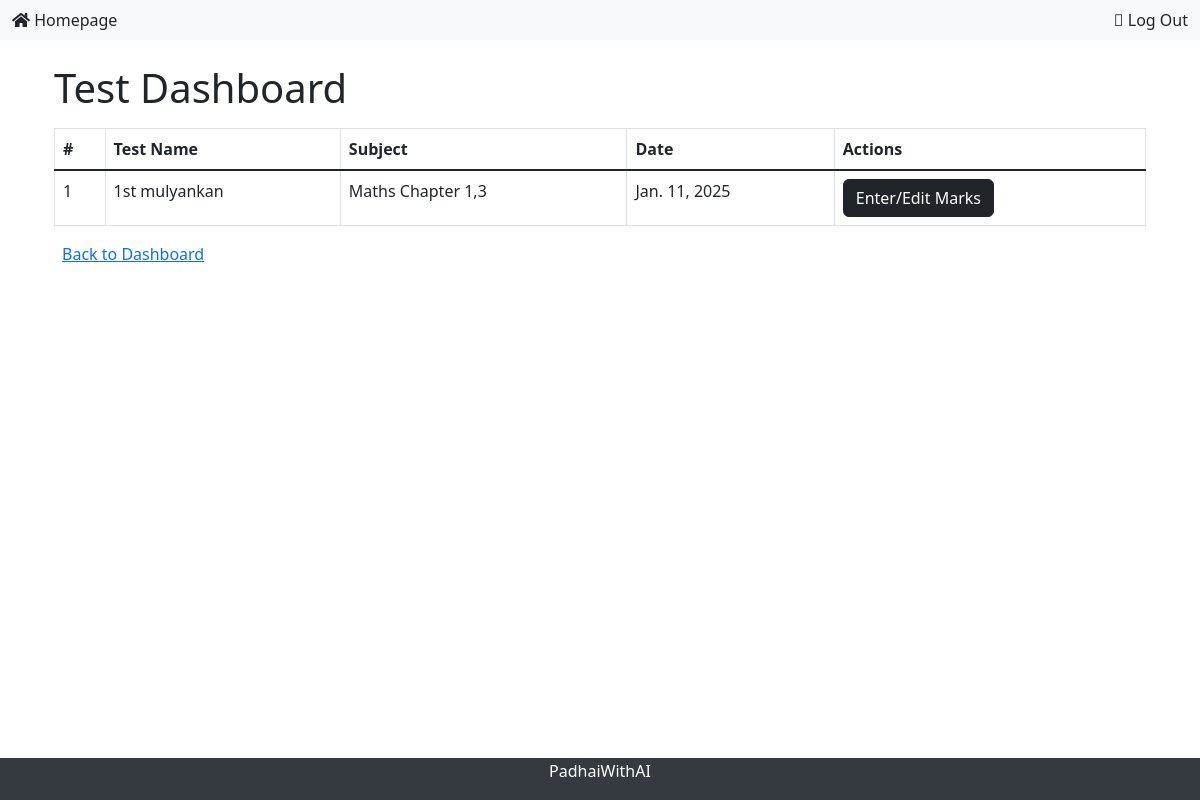
/active_test_list (signed in), run on the app's committed database.
### school_app/models.py (models this page shows, shortened)
class Test(models.Model):
    test_number = models.AutoField(primary_key=True)
    test_name = models.CharField(max_length=255)
    subject_name = models.CharField(max_length=255)
    pdf_file_questions = models.FileField(upload_to='test_pdfs/questions/', null=True, blank=True)  # Uploads question PDFs
    pdf_file_answers = models.FileField(upload_to='test_pdfs/answers/', null=True, blank=True)  # Uploads answer PDFs
    is_active = models.BooleanField(default=False)  # Field to activate/deactivate the test
    test_date = models.DateField(null=True, blank=True)
    created_by = models.ForeignKey(settings.AUTH_USER_MODEL, on_delete=models.SET_NULL, null=True)  # Reference to the collector who created the test
    created_at = models.DateTimeField(auto_now_add=True)

### school_app/views.py (the view)
# urls.py: path('active_test_list', views.active_test_list, name='active_test_list'),
@login_required
def active_test_list(request):
    tests = Test.objects.all()
    return render(request, 'active_test_list.html', {'tests': tests})

### school_app/templates/active_test_list.html
{% extends 'school_app/base.html' %}
    {% block content %}
    <div class="container">
        <h1>Test Dashboard</h1>
        {% if tests %}
            <table class="table table-bordered mt-3">
                <thead>
                    <tr>
                        <th>#</th>
                        <th>Test Name</th>
                        <th>Subject</th>
                        <th>Date</th>
                        <th>Actions</th>
                    </tr>
                </thead>
                <tbody>
                    {% for test in tests %}
                    <tr>
                        <td>{{ forloop.counter }}</td>
                        <td>{{ test.test_name }}</td>
                        <td>{{ test.subject_name }}</td>
                        <td>{{ test.test_date }}</td>
                        <td>
                            <a href="{% url 'test_marks_entry' test.test_number %}" class="btn btn-dark">Enter/Edit Marks</a>
                        </td>
                    </tr>
                    {% endfor %}
                </tbody>
            </table>
        {% else %}
            <p>No tests available. Please add some tests in the admin panel.</p>
        {% endif %}
    </div>
    <a href="{% url 'dashboard' %}" class="action-btn edit-btn" style="margin-left: 20px;">Back to Dashboard</a>
    {% endblock %}

### school_app/static/school_app/css/math_tools.css (style rules this page uses)
.btn { padding: 8px 16px; border-radius: 4px; font-weight: 500; }

### data on the page
Test: test_name "1st mulyankan", subject_name "Maths Chapter 1,3", test_date "Jan. 11, 2025"
